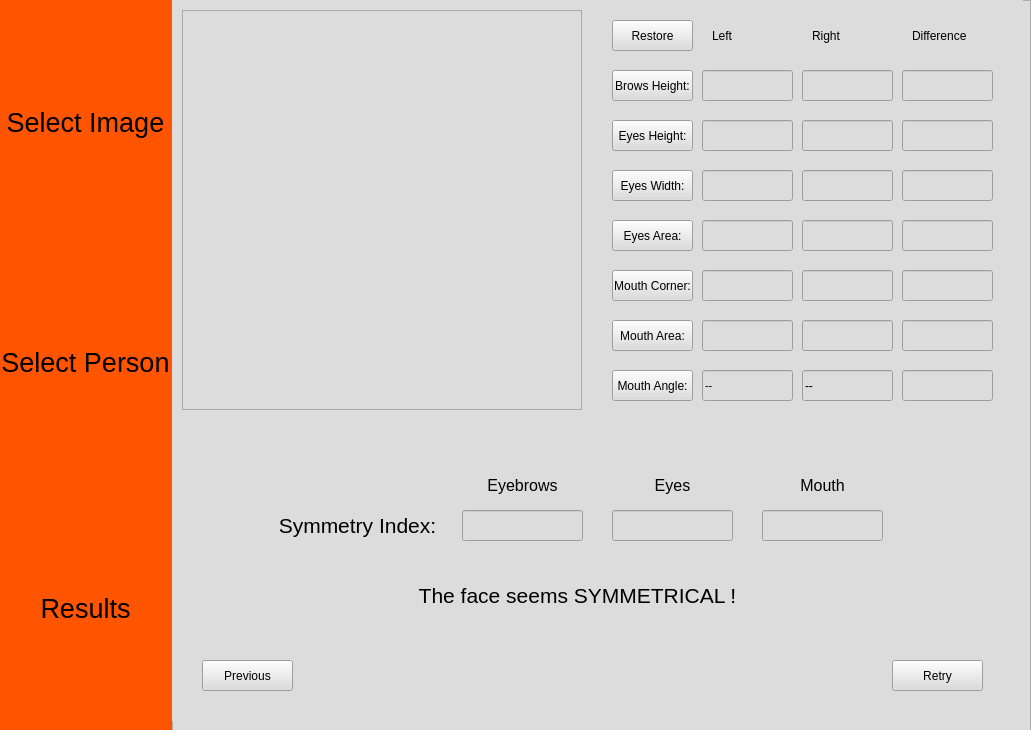
<?xml version="1.0" encoding="UTF-8"?>
<ui version="4.0">
 <class>MainWindow</class>
 <widget class="QMainWindow" name="MainWindow">
  <property name="geometry">
   <rect>
    <x>0</x>
    <y>0</y>
    <width>1031</width>
    <height>730</height>
   </rect>
  </property>
  <property name="windowTitle">
   <string>MainWindow</string>
  </property>
  <widget class="QWidget" name="centralwidget">
   <widget class="QWidget" name="layoutWidget">
    <property name="geometry">
     <rect>
      <x>0</x>
      <y>0</y>
      <width>1031</width>
      <height>731</height>
     </rect>
    </property>
    <layout class="QHBoxLayout" name="horizontalLayout">
     <property name="spacing">
      <number>0</number>
     </property>
     <item>
      <widget class="QFrame" name="frame">
       <property name="sizePolicy">
        <sizepolicy hsizetype="Expanding" vsizetype="Expanding">
         <horstretch>1</horstretch>
         <verstretch>0</verstretch>
        </sizepolicy>
       </property>
       <property name="styleSheet">
        <string notr="true">background-color: rgb(163, 163, 163);</string>
       </property>
       <property name="frameShape">
        <enum>QFrame::StyledPanel</enum>
       </property>
       <property name="frameShadow">
        <enum>QFrame::Raised</enum>
       </property>
       <widget class="QLabel" name="label_2">
        <property name="geometry">
         <rect>
          <x>0</x>
          <y>240</y>
          <width>171</width>
          <height>244</height>
         </rect>
        </property>
        <property name="sizePolicy">
         <sizepolicy hsizetype="Expanding" vsizetype="Expanding">
          <horstretch>0</horstretch>
          <verstretch>0</verstretch>
         </sizepolicy>
        </property>
        <property name="font">
         <font>
          <pointsize>20</pointsize>
         </font>
        </property>
        <property name="styleSheet">
         <string notr="true">QLabel {
	background-color: rgb(255, 85, 0);
}</string>
        </property>
        <property name="text">
         <string>Select Person</string>
        </property>
        <property name="alignment">
         <set>Qt::AlignCenter</set>
        </property>
       </widget>
       <widget class="QLabel" name="label_3">
        <property name="geometry">
         <rect>
          <x>0</x>
          <y>483</y>
          <width>171</width>
          <height>251</height>
         </rect>
        </property>
        <property name="sizePolicy">
         <sizepolicy hsizetype="Expanding" vsizetype="Expanding">
          <horstretch>0</horstretch>
          <verstretch>0</verstretch>
         </sizepolicy>
        </property>
        <property name="font">
         <font>
          <pointsize>20</pointsize>
         </font>
        </property>
        <property name="styleSheet">
         <string notr="true">QLabel {
	background-color: rgb(255, 85, 0);
}</string>
        </property>
        <property name="text">
         <string>Results</string>
        </property>
        <property name="alignment">
         <set>Qt::AlignCenter</set>
        </property>
       </widget>
       <widget class="QLabel" name="label_1">
        <property name="geometry">
         <rect>
          <x>0</x>
          <y>0</y>
          <width>171</width>
          <height>244</height>
         </rect>
        </property>
        <property name="sizePolicy">
         <sizepolicy hsizetype="Expanding" vsizetype="Expanding">
          <horstretch>0</horstretch>
          <verstretch>0</verstretch>
         </sizepolicy>
        </property>
        <property name="font">
         <font>
          <pointsize>20</pointsize>
         </font>
        </property>
        <property name="styleSheet">
         <string notr="true">QLabel {
	background-color: rgb(255, 85, 0);
}</string>
        </property>
        <property name="text">
         <string>Select Image</string>
        </property>
        <property name="alignment">
         <set>Qt::AlignCenter</set>
        </property>
       </widget>
      </widget>
     </item>
     <item>
      <widget class="QFrame" name="frame_2">
       <property name="sizePolicy">
        <sizepolicy hsizetype="Expanding" vsizetype="Expanding">
         <horstretch>5</horstretch>
         <verstretch>0</verstretch>
        </sizepolicy>
       </property>
       <property name="styleSheet">
        <string notr="true">background-color: rgb(220, 220, 220);</string>
       </property>
       <property name="frameShape">
        <enum>QFrame::StyledPanel</enum>
       </property>
       <property name="frameShadow">
        <enum>QFrame::Raised</enum>
       </property>
       <widget class="QStackedWidget" name="stackedWidget">
        <property name="geometry">
         <rect>
          <x>0</x>
          <y>0</y>
          <width>851</width>
          <height>721</height>
         </rect>
        </property>
        <property name="sizePolicy">
         <sizepolicy hsizetype="Expanding" vsizetype="Expanding">
          <horstretch>0</horstretch>
          <verstretch>0</verstretch>
         </sizepolicy>
        </property>
        <property name="currentIndex">
         <number>2</number>
        </property>
        <widget class="QWidget" name="page">
         <widget class="QPushButton" name="pushButton_p12">
          <property name="geometry">
           <rect>
            <x>660</x>
            <y>30</y>
            <width>91</width>
            <height>31</height>
           </rect>
          </property>
          <property name="text">
           <string>Face Detection</string>
          </property>
         </widget>
         <widget class="QPushButton" name="pushButton_p11">
          <property name="geometry">
           <rect>
            <x>90</x>
            <y>30</y>
            <width>91</width>
            <height>31</height>
           </rect>
          </property>
          <property name="text">
           <string>Select File</string>
          </property>
         </widget>
         <widget class="QLineEdit" name="lineEdit">
          <property name="geometry">
           <rect>
            <x>190</x>
            <y>30</y>
            <width>461</width>
            <height>31</height>
           </rect>
          </property>
         </widget>
         <widget class="QPushButton" name="pushButton_p13">
          <property name="geometry">
           <rect>
            <x>720</x>
            <y>660</y>
            <width>91</width>
            <height>31</height>
           </rect>
          </property>
          <property name="text">
           <string>Next</string>
          </property>
         </widget>
         <widget class="QGraphicsView" name="graphicsView_p1">
          <property name="geometry">
           <rect>
            <x>89</x>
            <y>100</y>
            <width>661</width>
            <height>550</height>
           </rect>
          </property>
         </widget>
         <widget class="QLabel" name="label_p11">
          <property name="geometry">
           <rect>
            <x>90</x>
            <y>70</y>
            <width>661</width>
            <height>21</height>
           </rect>
          </property>
          <property name="font">
           <font>
            <family>MS Shell Dlg 2</family>
            <pointsize>9</pointsize>
            <weight>75</weight>
            <bold>true</bold>
            <underline>false</underline>
           </font>
          </property>
          <property name="styleSheet">
           <string notr="true"/>
          </property>
          <property name="text">
           <string/>
          </property>
          <property name="alignment">
           <set>Qt::AlignCenter</set>
          </property>
         </widget>
        </widget>
        <widget class="QWidget" name="page_2">
         <widget class="QPushButton" name="pushButton_p21">
          <property name="geometry">
           <rect>
            <x>30</x>
            <y>660</y>
            <width>91</width>
            <height>31</height>
           </rect>
          </property>
          <property name="text">
           <string>Previous</string>
          </property>
         </widget>
         <widget class="QGraphicsView" name="graphicsView_p2">
          <property name="geometry">
           <rect>
            <x>30</x>
            <y>100</y>
            <width>500</width>
            <height>500</height>
           </rect>
          </property>
         </widget>
         <widget class="QListView" name="listView">
          <property name="geometry">
           <rect>
            <x>550</x>
            <y>100</y>
            <width>256</width>
            <height>500</height>
           </rect>
          </property>
         </widget>
         <widget class="QPushButton" name="pushButton_p22">
          <property name="geometry">
           <rect>
            <x>720</x>
            <y>660</y>
            <width>91</width>
            <height>31</height>
           </rect>
          </property>
          <property name="text">
           <string>Start Evaluation</string>
          </property>
         </widget>
         <widget class="QLabel" name="label_p21">
          <property name="geometry">
           <rect>
            <x>550</x>
            <y>70</y>
            <width>251</width>
            <height>21</height>
           </rect>
          </property>
          <property name="font">
           <font>
            <family>MS Shell Dlg 2</family>
            <pointsize>9</pointsize>
            <weight>75</weight>
            <bold>true</bold>
            <underline>false</underline>
           </font>
          </property>
          <property name="styleSheet">
           <string notr="true"/>
          </property>
          <property name="text">
           <string>Select 1 from %d face(s)</string>
          </property>
          <property name="alignment">
           <set>Qt::AlignCenter</set>
          </property>
         </widget>
        </widget>
        <widget class="QWidget" name="page_3">
         <widget class="QGraphicsView" name="graphicsView_p3">
          <property name="geometry">
           <rect>
            <x>10</x>
            <y>10</y>
            <width>400</width>
            <height>400</height>
           </rect>
          </property>
         </widget>
         <widget class="QPushButton" name="pushButton_p32">
          <property name="geometry">
           <rect>
            <x>720</x>
            <y>660</y>
            <width>91</width>
            <height>31</height>
           </rect>
          </property>
          <property name="text">
           <string>Retry</string>
          </property>
         </widget>
         <widget class="QPushButton" name="pushButton_p31">
          <property name="geometry">
           <rect>
            <x>30</x>
            <y>660</y>
            <width>91</width>
            <height>31</height>
           </rect>
          </property>
          <property name="text">
           <string>Previous</string>
          </property>
         </widget>
         <widget class="QWidget" name="widget" native="true">
          <property name="geometry">
           <rect>
            <x>430</x>
            <y>20</y>
            <width>391</width>
            <height>391</height>
           </rect>
          </property>
          <widget class="QLabel" name="label_R_2">
           <property name="geometry">
            <rect>
             <x>310</x>
             <y>0</y>
             <width>91</width>
             <height>31</height>
            </rect>
           </property>
           <property name="text">
            <string>Difference</string>
           </property>
          </widget>
          <widget class="QLineEdit" name="lineEdit_MC_L">
           <property name="geometry">
            <rect>
             <x>100</x>
             <y>250</y>
             <width>91</width>
             <height>31</height>
            </rect>
           </property>
           <property name="dragEnabled">
            <bool>true</bool>
           </property>
           <property name="readOnly">
            <bool>true</bool>
           </property>
           <property name="clearButtonEnabled">
            <bool>false</bool>
           </property>
          </widget>
          <widget class="QLineEdit" name="lineEdit_BH_R">
           <property name="geometry">
            <rect>
             <x>200</x>
             <y>50</y>
             <width>91</width>
             <height>31</height>
            </rect>
           </property>
           <property name="dragEnabled">
            <bool>true</bool>
           </property>
           <property name="readOnly">
            <bool>true</bool>
           </property>
           <property name="clearButtonEnabled">
            <bool>false</bool>
           </property>
          </widget>
          <widget class="QLineEdit" name="lineEdit_EH_L">
           <property name="geometry">
            <rect>
             <x>100</x>
             <y>100</y>
             <width>91</width>
             <height>31</height>
            </rect>
           </property>
           <property name="dragEnabled">
            <bool>true</bool>
           </property>
           <property name="readOnly">
            <bool>true</bool>
           </property>
           <property name="clearButtonEnabled">
            <bool>false</bool>
           </property>
          </widget>
          <widget class="QLineEdit" name="lineEdit_EA_R">
           <property name="geometry">
            <rect>
             <x>200</x>
             <y>200</y>
             <width>91</width>
             <height>31</height>
            </rect>
           </property>
           <property name="dragEnabled">
            <bool>true</bool>
           </property>
           <property name="readOnly">
            <bool>true</bool>
           </property>
           <property name="clearButtonEnabled">
            <bool>false</bool>
           </property>
          </widget>
          <widget class="QLineEdit" name="lineEdit_BH_L">
           <property name="geometry">
            <rect>
             <x>100</x>
             <y>50</y>
             <width>91</width>
             <height>31</height>
            </rect>
           </property>
           <property name="dragEnabled">
            <bool>true</bool>
           </property>
           <property name="readOnly">
            <bool>true</bool>
           </property>
          </widget>
          <widget class="QLineEdit" name="lineEdit_EA_D">
           <property name="geometry">
            <rect>
             <x>300</x>
             <y>200</y>
             <width>91</width>
             <height>31</height>
            </rect>
           </property>
           <property name="text">
            <string/>
           </property>
           <property name="dragEnabled">
            <bool>true</bool>
           </property>
           <property name="readOnly">
            <bool>true</bool>
           </property>
           <property name="clearButtonEnabled">
            <bool>false</bool>
           </property>
          </widget>
          <widget class="QLineEdit" name="lineEdit_MTA_L">
           <property name="geometry">
            <rect>
             <x>100</x>
             <y>350</y>
             <width>91</width>
             <height>31</height>
            </rect>
           </property>
           <property name="font">
            <font>
             <pointsize>8</pointsize>
            </font>
           </property>
           <property name="text">
            <string>--</string>
           </property>
           <property name="dragEnabled">
            <bool>true</bool>
           </property>
           <property name="readOnly">
            <bool>true</bool>
           </property>
           <property name="clearButtonEnabled">
            <bool>false</bool>
           </property>
          </widget>
          <widget class="QLineEdit" name="lineEdit_EW_L">
           <property name="geometry">
            <rect>
             <x>100</x>
             <y>150</y>
             <width>91</width>
             <height>31</height>
            </rect>
           </property>
           <property name="dragEnabled">
            <bool>true</bool>
           </property>
           <property name="readOnly">
            <bool>true</bool>
           </property>
           <property name="clearButtonEnabled">
            <bool>false</bool>
           </property>
          </widget>
          <widget class="QLineEdit" name="lineEdit_EW_R">
           <property name="geometry">
            <rect>
             <x>200</x>
             <y>150</y>
             <width>91</width>
             <height>31</height>
            </rect>
           </property>
           <property name="dragEnabled">
            <bool>true</bool>
           </property>
           <property name="readOnly">
            <bool>true</bool>
           </property>
           <property name="clearButtonEnabled">
            <bool>false</bool>
           </property>
          </widget>
          <widget class="QLineEdit" name="lineEdit_MTA_R">
           <property name="geometry">
            <rect>
             <x>200</x>
             <y>350</y>
             <width>91</width>
             <height>31</height>
            </rect>
           </property>
           <property name="text">
            <string>--</string>
           </property>
           <property name="dragEnabled">
            <bool>true</bool>
           </property>
           <property name="readOnly">
            <bool>true</bool>
           </property>
           <property name="clearButtonEnabled">
            <bool>false</bool>
           </property>
          </widget>
          <widget class="QLineEdit" name="lineEdit_EA_L">
           <property name="geometry">
            <rect>
             <x>100</x>
             <y>200</y>
             <width>91</width>
             <height>31</height>
            </rect>
           </property>
           <property name="dragEnabled">
            <bool>true</bool>
           </property>
           <property name="readOnly">
            <bool>true</bool>
           </property>
           <property name="clearButtonEnabled">
            <bool>false</bool>
           </property>
          </widget>
          <widget class="QLabel" name="label_L">
           <property name="geometry">
            <rect>
             <x>110</x>
             <y>0</y>
             <width>91</width>
             <height>31</height>
            </rect>
           </property>
           <property name="text">
            <string>Left</string>
           </property>
          </widget>
          <widget class="QLineEdit" name="lineEdit_EW_D">
           <property name="geometry">
            <rect>
             <x>300</x>
             <y>150</y>
             <width>91</width>
             <height>31</height>
            </rect>
           </property>
           <property name="text">
            <string/>
           </property>
           <property name="dragEnabled">
            <bool>true</bool>
           </property>
           <property name="readOnly">
            <bool>true</bool>
           </property>
           <property name="clearButtonEnabled">
            <bool>false</bool>
           </property>
          </widget>
          <widget class="QLineEdit" name="lineEdit_BH_D">
           <property name="geometry">
            <rect>
             <x>300</x>
             <y>50</y>
             <width>91</width>
             <height>31</height>
            </rect>
           </property>
           <property name="text">
            <string/>
           </property>
           <property name="dragEnabled">
            <bool>true</bool>
           </property>
           <property name="readOnly">
            <bool>true</bool>
           </property>
           <property name="clearButtonEnabled">
            <bool>false</bool>
           </property>
          </widget>
          <widget class="QLineEdit" name="lineEdit_EH_R">
           <property name="geometry">
            <rect>
             <x>200</x>
             <y>100</y>
             <width>91</width>
             <height>31</height>
            </rect>
           </property>
           <property name="dragEnabled">
            <bool>true</bool>
           </property>
           <property name="readOnly">
            <bool>true</bool>
           </property>
           <property name="clearButtonEnabled">
            <bool>false</bool>
           </property>
          </widget>
          <widget class="QLineEdit" name="lineEdit_MC_R">
           <property name="geometry">
            <rect>
             <x>200</x>
             <y>250</y>
             <width>91</width>
             <height>31</height>
            </rect>
           </property>
           <property name="dragEnabled">
            <bool>true</bool>
           </property>
           <property name="readOnly">
            <bool>true</bool>
           </property>
           <property name="clearButtonEnabled">
            <bool>false</bool>
           </property>
          </widget>
          <widget class="QLabel" name="label_R">
           <property name="geometry">
            <rect>
             <x>210</x>
             <y>0</y>
             <width>91</width>
             <height>31</height>
            </rect>
           </property>
           <property name="text">
            <string>Right</string>
           </property>
          </widget>
          <widget class="QLineEdit" name="lineEdit_EH_D">
           <property name="geometry">
            <rect>
             <x>300</x>
             <y>100</y>
             <width>91</width>
             <height>31</height>
            </rect>
           </property>
           <property name="text">
            <string/>
           </property>
           <property name="dragEnabled">
            <bool>true</bool>
           </property>
           <property name="readOnly">
            <bool>true</bool>
           </property>
           <property name="clearButtonEnabled">
            <bool>false</bool>
           </property>
          </widget>
          <widget class="QLineEdit" name="lineEdit_MC_D">
           <property name="geometry">
            <rect>
             <x>300</x>
             <y>250</y>
             <width>91</width>
             <height>31</height>
            </rect>
           </property>
           <property name="text">
            <string/>
           </property>
           <property name="dragEnabled">
            <bool>true</bool>
           </property>
           <property name="readOnly">
            <bool>true</bool>
           </property>
           <property name="clearButtonEnabled">
            <bool>false</bool>
           </property>
          </widget>
          <widget class="QLineEdit" name="lineEdit_MTA_D">
           <property name="geometry">
            <rect>
             <x>300</x>
             <y>350</y>
             <width>91</width>
             <height>31</height>
            </rect>
           </property>
           <property name="text">
            <string/>
           </property>
           <property name="dragEnabled">
            <bool>true</bool>
           </property>
           <property name="readOnly">
            <bool>true</bool>
           </property>
           <property name="clearButtonEnabled">
            <bool>false</bool>
           </property>
          </widget>
          <widget class="QLineEdit" name="lineEdit_MA_R">
           <property name="geometry">
            <rect>
             <x>200</x>
             <y>300</y>
             <width>91</width>
             <height>31</height>
            </rect>
           </property>
           <property name="text">
            <string/>
           </property>
           <property name="dragEnabled">
            <bool>true</bool>
           </property>
           <property name="readOnly">
            <bool>true</bool>
           </property>
           <property name="clearButtonEnabled">
            <bool>false</bool>
           </property>
          </widget>
          <widget class="QLineEdit" name="lineEdit_MA_L">
           <property name="geometry">
            <rect>
             <x>100</x>
             <y>300</y>
             <width>91</width>
             <height>31</height>
            </rect>
           </property>
           <property name="font">
            <font>
             <pointsize>8</pointsize>
            </font>
           </property>
           <property name="text">
            <string/>
           </property>
           <property name="dragEnabled">
            <bool>true</bool>
           </property>
           <property name="readOnly">
            <bool>true</bool>
           </property>
           <property name="clearButtonEnabled">
            <bool>false</bool>
           </property>
          </widget>
          <widget class="QLineEdit" name="lineEdit_MA_D">
           <property name="geometry">
            <rect>
             <x>300</x>
             <y>300</y>
             <width>91</width>
             <height>31</height>
            </rect>
           </property>
           <property name="text">
            <string/>
           </property>
           <property name="dragEnabled">
            <bool>true</bool>
           </property>
           <property name="readOnly">
            <bool>true</bool>
           </property>
           <property name="clearButtonEnabled">
            <bool>false</bool>
           </property>
          </widget>
          <widget class="QPushButton" name="pushButton_BH">
           <property name="geometry">
            <rect>
             <x>10</x>
             <y>50</y>
             <width>81</width>
             <height>31</height>
            </rect>
           </property>
           <property name="text">
            <string>Brows Height:</string>
           </property>
          </widget>
          <widget class="QPushButton" name="pushButton_EH">
           <property name="geometry">
            <rect>
             <x>10</x>
             <y>100</y>
             <width>81</width>
             <height>31</height>
            </rect>
           </property>
           <property name="text">
            <string>Eyes Height:</string>
           </property>
          </widget>
          <widget class="QPushButton" name="pushButton_EW">
           <property name="geometry">
            <rect>
             <x>10</x>
             <y>150</y>
             <width>81</width>
             <height>31</height>
            </rect>
           </property>
           <property name="text">
            <string>Eyes Width:</string>
           </property>
          </widget>
          <widget class="QPushButton" name="pushButton_EA">
           <property name="geometry">
            <rect>
             <x>10</x>
             <y>200</y>
             <width>81</width>
             <height>31</height>
            </rect>
           </property>
           <property name="text">
            <string>Eyes Area:</string>
           </property>
          </widget>
          <widget class="QPushButton" name="pushButton_MC">
           <property name="geometry">
            <rect>
             <x>10</x>
             <y>250</y>
             <width>81</width>
             <height>31</height>
            </rect>
           </property>
           <property name="text">
            <string>Mouth Corner:</string>
           </property>
          </widget>
          <widget class="QPushButton" name="pushButton_MA">
           <property name="geometry">
            <rect>
             <x>10</x>
             <y>300</y>
             <width>81</width>
             <height>31</height>
            </rect>
           </property>
           <property name="text">
            <string>Mouth Area:</string>
           </property>
          </widget>
          <widget class="QPushButton" name="pushButton_MTA">
           <property name="geometry">
            <rect>
             <x>10</x>
             <y>350</y>
             <width>81</width>
             <height>31</height>
            </rect>
           </property>
           <property name="text">
            <string>Mouth Angle:</string>
           </property>
          </widget>
          <widget class="QPushButton" name="pushButton_Re">
           <property name="geometry">
            <rect>
             <x>10</x>
             <y>0</y>
             <width>81</width>
             <height>31</height>
            </rect>
           </property>
           <property name="text">
            <string>Restore</string>
           </property>
          </widget>
         </widget>
         <widget class="QWidget" name="widget_2" native="true">
          <property name="geometry">
           <rect>
            <x>90</x>
            <y>470</y>
            <width>631</width>
            <height>80</height>
           </rect>
          </property>
          <widget class="QLabel" name="label_Eva">
           <property name="geometry">
            <rect>
             <x>10</x>
             <y>40</y>
             <width>171</width>
             <height>31</height>
            </rect>
           </property>
           <property name="font">
            <font>
             <pointsize>16</pointsize>
            </font>
           </property>
           <property name="text">
            <string>Symmetry Index:</string>
           </property>
           <property name="alignment">
            <set>Qt::AlignCenter</set>
           </property>
          </widget>
          <widget class="QLineEdit" name="lineEdit_Eva_E">
           <property name="geometry">
            <rect>
             <x>350</x>
             <y>40</y>
             <width>121</width>
             <height>31</height>
            </rect>
           </property>
           <property name="font">
            <font>
             <pointsize>12</pointsize>
            </font>
           </property>
           <property name="text">
            <string/>
           </property>
           <property name="dragEnabled">
            <bool>true</bool>
           </property>
           <property name="readOnly">
            <bool>true</bool>
           </property>
           <property name="clearButtonEnabled">
            <bool>false</bool>
           </property>
          </widget>
          <widget class="QLabel" name="label_Eva_M">
           <property name="geometry">
            <rect>
             <x>500</x>
             <y>0</y>
             <width>121</width>
             <height>31</height>
            </rect>
           </property>
           <property name="font">
            <font>
             <pointsize>12</pointsize>
            </font>
           </property>
           <property name="text">
            <string>Mouth</string>
           </property>
           <property name="alignment">
            <set>Qt::AlignCenter</set>
           </property>
          </widget>
          <widget class="QLineEdit" name="lineEdit_Eva_EB">
           <property name="geometry">
            <rect>
             <x>200</x>
             <y>40</y>
             <width>121</width>
             <height>31</height>
            </rect>
           </property>
           <property name="font">
            <font>
             <pointsize>12</pointsize>
            </font>
           </property>
           <property name="text">
            <string/>
           </property>
           <property name="dragEnabled">
            <bool>true</bool>
           </property>
           <property name="readOnly">
            <bool>true</bool>
           </property>
           <property name="clearButtonEnabled">
            <bool>false</bool>
           </property>
          </widget>
          <widget class="QLineEdit" name="lineEdit_Eva_M">
           <property name="geometry">
            <rect>
             <x>500</x>
             <y>40</y>
             <width>121</width>
             <height>31</height>
            </rect>
           </property>
           <property name="font">
            <font>
             <pointsize>12</pointsize>
            </font>
           </property>
           <property name="text">
            <string/>
           </property>
           <property name="dragEnabled">
            <bool>true</bool>
           </property>
           <property name="readOnly">
            <bool>true</bool>
           </property>
           <property name="clearButtonEnabled">
            <bool>false</bool>
           </property>
          </widget>
          <widget class="QLabel" name="label_Eva_EB">
           <property name="geometry">
            <rect>
             <x>200</x>
             <y>0</y>
             <width>121</width>
             <height>31</height>
            </rect>
           </property>
           <property name="font">
            <font>
             <pointsize>12</pointsize>
            </font>
           </property>
           <property name="text">
            <string>Eyebrows</string>
           </property>
           <property name="alignment">
            <set>Qt::AlignCenter</set>
           </property>
          </widget>
          <widget class="QLabel" name="label_Eva_E">
           <property name="geometry">
            <rect>
             <x>350</x>
             <y>0</y>
             <width>121</width>
             <height>31</height>
            </rect>
           </property>
           <property name="font">
            <font>
             <pointsize>12</pointsize>
            </font>
           </property>
           <property name="text">
            <string>Eyes</string>
           </property>
           <property name="alignment">
            <set>Qt::AlignCenter</set>
           </property>
          </widget>
         </widget>
         <widget class="QLabel" name="label_p31">
          <property name="geometry">
           <rect>
            <x>100</x>
            <y>580</y>
            <width>611</width>
            <height>31</height>
           </rect>
          </property>
          <property name="font">
           <font>
            <pointsize>16</pointsize>
           </font>
          </property>
          <property name="text">
           <string>The face seems SYMMETRICAL !</string>
          </property>
          <property name="alignment">
           <set>Qt::AlignCenter</set>
          </property>
         </widget>
        </widget>
       </widget>
      </widget>
     </item>
    </layout>
   </widget>
  </widget>
 </widget>
 <resources/>
 <connections/>
</ui>
